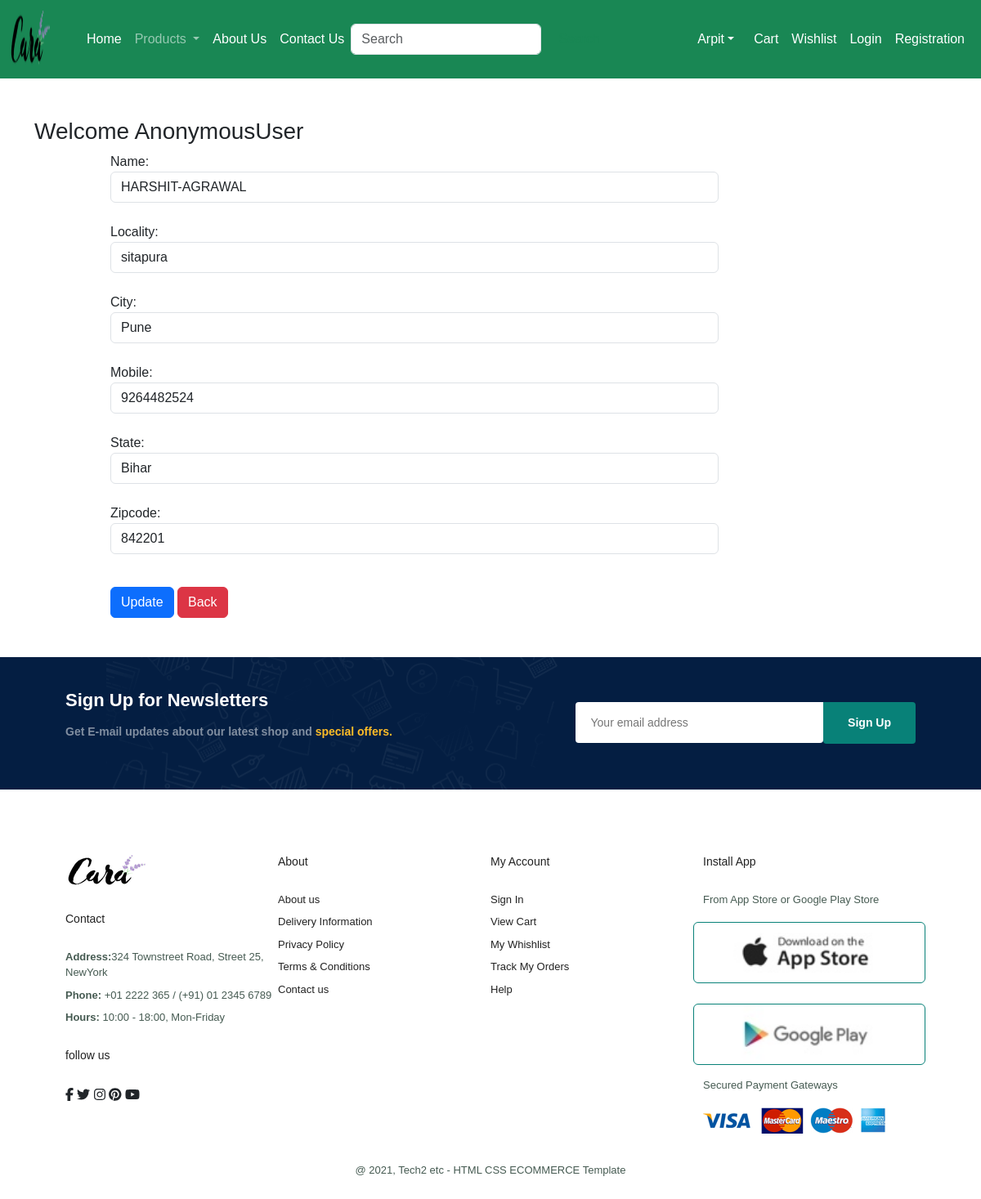
Page /updateaddress/1 on the committed database.
### products/models.py (models this page shows, shortened)
class Customer(models.Model):
   user=models.ForeignKey(User,on_delete=models.CASCADE)
   name=models.CharField(max_length=200)
   locality=models.CharField(max_length=200)
   city=models.CharField(max_length=50)
   mobile=models.IntegerField(default=0)
   zipcode=models.IntegerField()
   state=models.CharField(choices=STATE_CHOICES,max_length=100)

### products/views.py (the view, shortened to what this page needs)
# urls.py: path('updateaddress/<int:pk>',views.updateAddress.as_view(),name="updateaddress"),
class updateAddress(View):
     def get(self,request,pk):
         add=Customer.objects.get(pk=pk)
         form=CustomerProfileForm(instance=add)
         return render(request,'updateaddress.html',locals())

### products/forms.py
class CustomerProfileForm(forms.ModelForm):
    class Meta: # model can bu used in form this way
        model=Customer
        fields=['id','name','locality','city','mobile','state','zipcode']
        widgets={
            'name':forms.TextInput(attrs={'class':'form-control'}),
            'locality':forms.TextInput(attrs={'class':'form-control'}),
            'city':forms.TextInput(attrs={'class':'form-control'}),
            'mobile':forms.NumberInput(attrs={'class':'form-control'}),
            'state':forms.Select(attrs={'class':'form-control'}),
            'zipcode':forms.NumberInput(attrs={'class':'form-control'}),
        }

### products/templates/updateaddress.html (shortened to what this page needs)
{% extends 'base.html' %}
{% load static %}
{% block main-content %}
<div class="container my-5">
    <div class="row">
        <h3>Welcome <span class="text-capitalize">{{request.user}}</span></h3>
    </div>
    <div class="col-sm-8 offset-sm-1">
        <form action="" method="post">
            {% for fm in form %}
            {{fm.label_tag}} {{fm}} <small class="text-danger">{{fm.errors|striptags}}</small><br>
            {% endfor %}
            <div class="col-12 mt-3">
                <button type="submit" class="btn btn-primary">Update</button>
                <a href="{% url 'address' %}" type="button" class="btn btn-danger">Back</a>
            </div>
            </form>
</div>
</div>
{% endblock main-content %}

### products/static/css/min.css (style rules this page uses)
* { margin:0; padding:0; box-sizing: border-box; font-family: 'Spartan',sans-serif; }
body { width:100%; }

### rows in the picture
Customer: form "HARSHIT-AGRAWAL" "sitapura" "Pune" "9264482524" "Bihar" "842201"

### other values in the picture
{{ request.user }} "AnonymousUser"
{{ fm.label_tag }} "Name:" "Locality:" "City:" "Mobile:" "State:" "Zipcode:"
